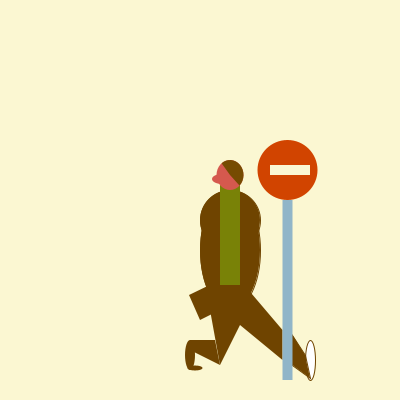
Frame 1 (no input)
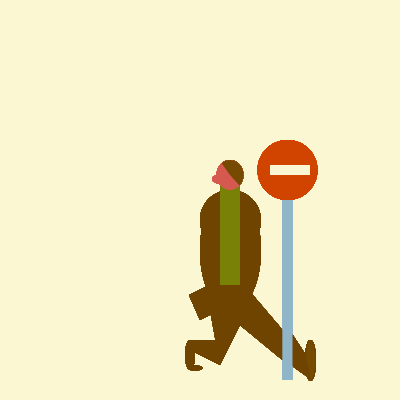
Frame 60 (the mouse pressed at the canvas centre just before this capture)
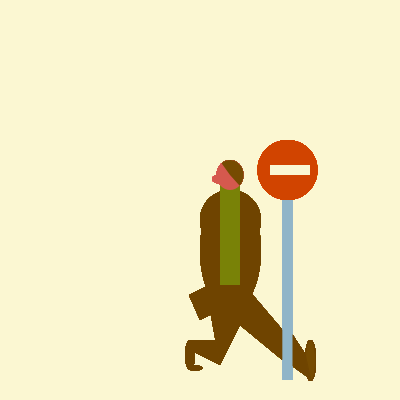
Frame 120 (the mouse held since frame 60 and released just before this capture)

The Processing sketch that drew these frames (run headless with seeded random() and noise(); from frame 60 on, the mouse is pressed at the canvas centre):

// Processing sketch: blexbolex
// ── blexbolex.pde
float x, y;

void setup()
{
  size(400,400);
  background(251,247,210);
}

void draw()
{
   legs();
   stopSign();
   man();
   hair();
   
}

void legs() {
  stroke(111,68,0);
  ellipse(310,360,10,40);
  fill(111,68,0);
  quad(292.5,335,305,355,310,378,292.5,365);
  noStroke();
  fill(111,68,0);
  quad(240,325,282.5,360,282.5,330,240,280);
  quad(240,325,220,365,210,310,240,280);
  quad(220,310,200,320,189,295,220,280);
  quad(220,365,215,340,190,340,190,350);
  ellipse(190,355,10,30);
  ellipse(195,368,15,5);
  
}

void stopSign()
{
  x = 1;
  y = cos(x);
  pushMatrix();
  translate(287.5,170);
  noStroke();
  scale(x);
  fill(144,181,200);
  rect(-5,30,10,180);
  fill(209,68,0);
  ellipse(0,0,60,60);
  fill(251,247,210);
  rect(-17.5,-5,40,10);
  popMatrix();
}



void man()
{
  stroke(111,68,0);
  
  fill(111,68,0);
 
  ellipse(230,250,60,120);
  ellipse(230,220,60,60);
  fill(121,130,7);
  noStroke();
  rect(220,185,20,100);
  fill(111,68,0);
  
  fill(213,89,78);

  ellipse(230,175,27,30);
  ellipse(222,179,20,10);
 
}

void hair()
{
  fill(118,75,1);
 arc(230,175,27,30,-5*PI/7,PI/4);
  
}
